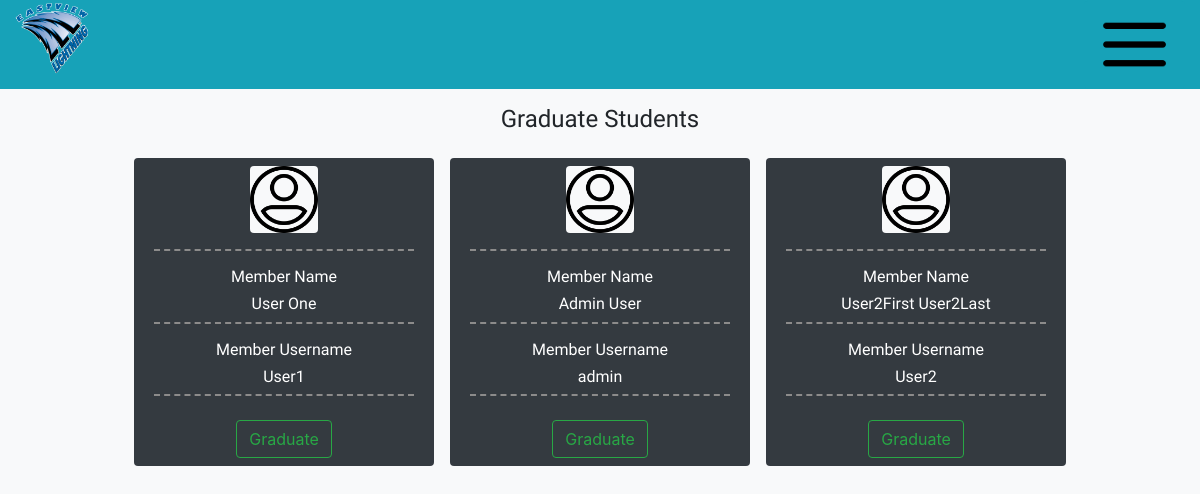
The app's page /AdminPage/Graduate (signed in), older data.
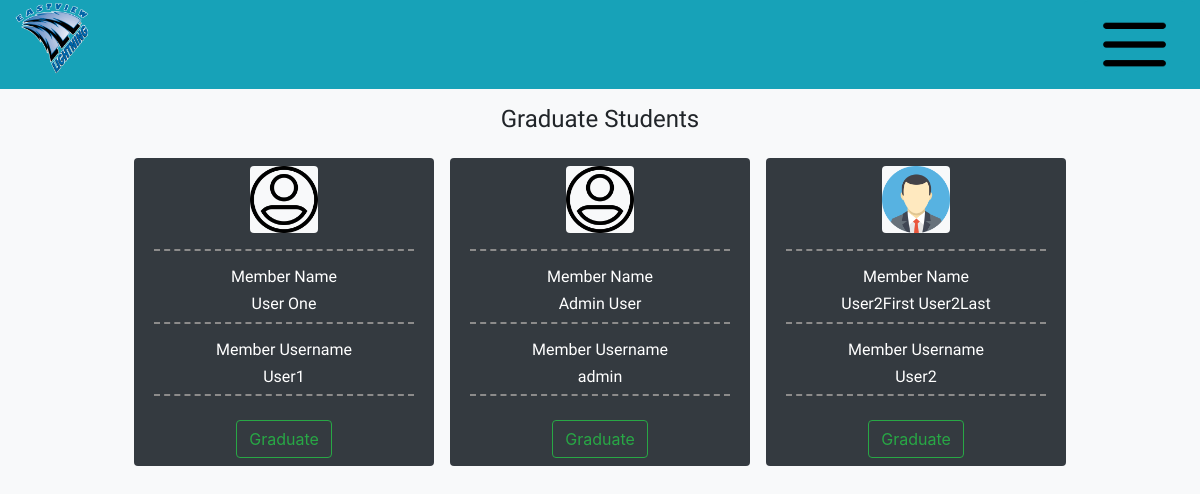
The same page, newer data.
### MainPage/models.py (models this page shows, shortened)
class Member(models.Model):
    user = models.OneToOneField(User,on_delete=models.CASCADE)
    profileimage = models.ImageField(default='/Person.png')
    text = models.TextField(default="I am a member of the Eastview Science Olympiad Team. It's a really fun time to be a part of the team, the events are great and never are boring. Maybe you should join sometime.")
    events = models.ManyToManyField(Event,blank=True)
    awards = models.ManyToManyField(Award,blank=True)
    Is_Capitan = models.BooleanField(default=False)
    AccountStatus = models.CharField(max_length=11,choices=AccStatus,default="Inactivated")

### AdminConsole/views.py (the view)
# urls.py: path('AdminPage/Graduate',Admin_views.Graduate,name="Graduate"),
def Graduate(request):
    if request.user.is_staff:
        if request.method == "POST":
            Person = Member.objects.get(user=User.objects.get(username=request.POST.get("username")))
            Person.AccountStatus = "Alumni"
            Person.save()
            return JsonResponse({"request":"Success"})
        else:
            context = {
                "Members":Member.objects.filter(AccountStatus="Activated")
            }
            return render(request,'AdminConsole/Graduate.html',context)
    else:
        return redirect('MainPage')

### templates/AdminConsole/Graduate.html (shortened to what this page needs)
{% load static %}
<!DOCTYPE html>
<html>
    <head>
        <link rel="stylesheet" href="https://stackpath.bootstrapcdn.com/bootstrap/4.3.1/css/bootstrap.min.css">
        <link rel="stylesheet" href="//cdnjs.cloudflare.com/ajax/libs/jasny-bootstrap/4.0.0/css/jasny-bootstrap.min.css">
        <link rel="stylesheet" href="{% static 'MainPage/style.css' %}">
        <link href="//maxcdn.bootstrapcdn.com/bootstrap/4.0.0/css/bootstrap.min.css" rel="stylesheet" id="bootstrap-css">
    </head>
    <body class="bg-light">
        <div class="container-fluid px-0">
            <div class="row d-flex align-items-center bg-info mx-0">
                <div class="col align-self-start">
                    <img src="{% static 'MainPage/EVHS_Logo.png' %}" class="Logo">
                </div>
                <div class="col align-self-center">
                </div>
                <div class="col align-self-end justify-content-end">
                    <button class="Menu btn btn-info float-right"><img src="{% static 'MainPage/Menu.png' %}" class="Logo"></button>
                </div>
            </div>
        </div>
        <div class="container-fluid bg-light d-flex justify-content-center px-0 mt-3">
            <h1 class="display title">Graduate Students</h1>
        </div>
        <div class="container-fluid px-0 mb-4 bg-light">
            <div class="row mx-0 d-flex justify-content-center">
                {% for member in Members %}
                <div class="col-3 align-self-center mt-3 mx-2 bg-dark rounded d-flex justify-content-center">
                    <div class="container-fluid">
                        <div class="row d-flex justify-content-center">
                            <img src="{{member.profileimage.url}}" class="img-responsive w-25 bg-light mt-2 rounded">
                        </div>
                        <div class="row">
                            <hr class="divider bg-dark">
                        </div>
                        <div class="row d-flex justify-content-center">
                            <h3 class="username text-white">Member Name</h3>
                        </div>
                        <div class="row d-flex justify-content-center">
                            <h3 class="username text-white">{{member.user.first_name}} {{member.user.last_name}}</h3>
                        </div>
                        <div class="row">
                            <hr class="divider bg-dark mt-0">
                        </div>
                        <div class="row d-flex justify-content-center">
                            <h3 class="username text-white">Member Username</h3>
                        </div>
                        <div class="row d-flex justify-content-center">
                            <h3 class="UsernameContainer username text-white">{{member.user.username}}</h3>
                        </div>
                        <div class="row">
                            <hr class="divider bg-dark mt-0">
                        </div>
                        <div class="row d-flex justify-content-center mb-2 mt-2">
                            <button class="btn btn-outline-success mx-2 Activate">Graduate</button>
                        </div>
                    </div>
                </div>
                {% empty %}
                <div class="col-3 align-self-center mt-5 mx-2 rounded d-flex justify-content-center">
                    <div class="alert alert-danger">
                        No Active Members Found
                    </div>
                </div>
                {% endfor %}
            </div>
        </div>
    </body>
</html>

Row changes from the older to the newer data that the page shows:
changed Member "User2First": profileimage: a different picture
